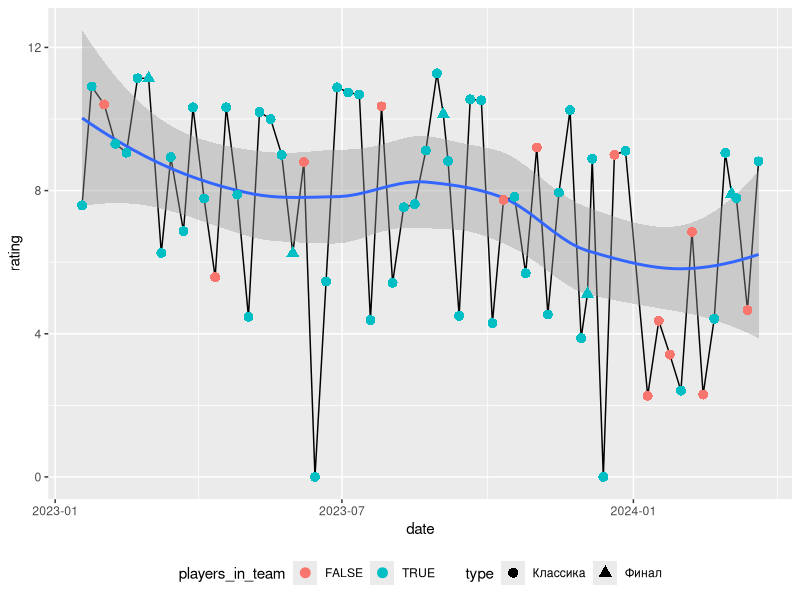
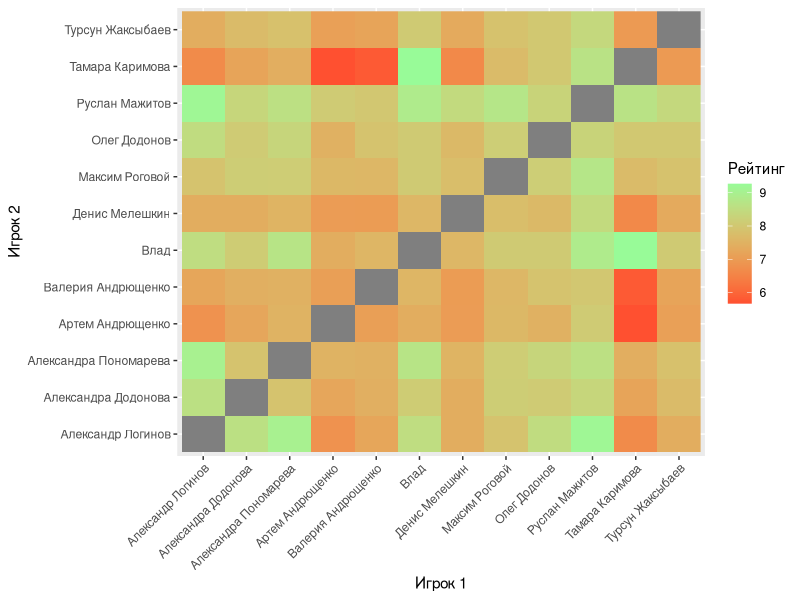

Write the R code that produced these figures, in order.
library(ggplot2)
library(stringr)
library(reshape2)

#Считываем файлы
players <- read.csv('kp_players.csv', header = T, sep = ';')
games <- read.csv('kp_games.csv', header = T, sep = ';')

#Тип даты преобразуем в дату
games$date <- as.Date(games$date, format = "%d.%m.%y")
#Тип очков преобразуем в число
games$points <- as.numeric(str_replace(games$points, ',', '.'))

#Рассчитываем сложность каждой игры
games$points_1p <- as.numeric(str_replace(games$points_1p, ',', '.'))
games$points_2p <- as.numeric(str_replace(games$points_2p, ',', '.'))
games$points_3p <- as.numeric(str_replace(games$points_3p, ',', '.'))
games$difficulty <- (3*games$points_max)/(games$points_1p + games$points_2p + games$points_3p)

#Тип игр преобразуем в фактор
games$type <- factor(games$type, labels = c('Классика', 'Финал'))

#Баллы и сложность преобразуем в рейтинг
games$rating <- ifelse(11 - games$place > 0, 11 - games$place, 0)
games$rating <- games$rating * (games$points / games$points_max) * games$difficulty

#Составы команд преобразуем в вектор
games$team <- lapply(strsplit(games$team, ','), function(x) as.integer(x))

#средний рейтинг команды среди игр каждого игрока
for (player in players$id) {
  players$games_number[player] <- length(games$date[unlist(lapply(games$team, function(x) player %in% x))])
  players$mean_rating[player] <- mean(games$rating[unlist(lapply(games$team, function(x) player %in% x))])
  players$mean_points[player] <- mean(games$points[unlist(lapply(games$team, function(x) player %in% x))])
}
rm(player)

veterans <- players[players$games_number >= 10 , ]

#Игры, где играли игроки с players_id
players_id <- c(7)
players_in_team <- unlist(lapply(games$team, function(x) all(players_id %in% x)))
##ТЕСТ
unlist(lapply(games$team, function(x) all(players_id %in% x)))
mean(games$rating[players_in_team])
games$date[players_in_team]

#Тенденция игр
ggplot(games, aes(x = date, y = rating))+
  geom_line()+
  geom_smooth()+
  geom_point(size = 3, aes(col = players_in_team, shape = type))+
  theme(legend.position = 'bottom')

##Расчет лучших пар
m_size <- length(veterans$id)
rating_mtx <- matrix(NA, nrow = m_size, ncol = m_size, dimnames = list(veterans$id, veterans$id))

for (i in unlist(dimnames(rating_mtx)[1])) {
  for (j in unlist(dimnames(rating_mtx)[2])) {
    if (i != j) {
      played_games <- unlist(lapply(games$team, function(x) all(c(i, j) %in% x)))
      if (any(played_games) > 0) {
        pair_rating <- mean(games$rating[played_games])
        rating_mtx[i,j] <- pair_rating
      }
    }
  }
}
rm(i,j, m_size)

id_to_name <- setNames(players$name, players$id)
rownames(rating_mtx) <- id_to_name[rownames(rating_mtx)]
colnames(rating_mtx) <- id_to_name[colnames(rating_mtx)]
rating_mtx <- rating_mtx[order(rownames(rating_mtx)), order(colnames(rating_mtx))]

rating_df <- melt(rating_mtx)
colnames(rating_df) <- c('player1', 'player2', 'rating')

ggplot(rating_df, aes(x = player1, y = player2, fill = rating))+
  geom_raster() +
  theme(axis.text.x = element_text(angle = 45, hjust = 1)) + # Поворот текста на оси X для лучшей читаемости
  labs(fill = "Рейтинг", x = "Игрок 1", y = "Игрок 2") + # Подписи
  scale_fill_gradient(low = "#FF5030", high = "#98FB98")

rating_mtx[lower.tri(rating_mtx)] <- NA #для удобства табличного представления

#Прогноз на игру
team <- c(1, 2, 3, 4, 5, 6, 7, 8, 11)
team_mean_rating <- mean(players$mean_rating[players$id %in% team])
team_mean_points <- mean(players$mean_points[players$id %in% team])
mean(games$points_max) / mean(games$difficulty)

